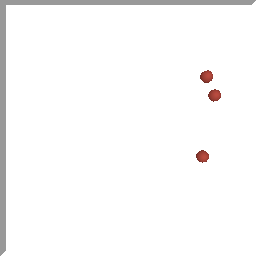

This figure's Python source:
# -*- coding: utf-8 -*-
# This file is code altered from the MIT semantic segmentation repository
# https://github.com/CSAILVision/semantic-segmentation-pytorch

# System libs
import os
import argparse
# Numerical libs
import torch
from tqdm import tqdm
from PIL import Image
# Our libs
from utils.metric import setup_logger
from utils.config import cfg
from utils.dataset import TestDataset
from utils.pose import tensor_to_cv2
from utils.models.lib import user_scattered_collate, async_copy_to
from utils.models.models import ModelBuilder, PerceptualModule
from utils.physics.simulators import PhysicsEngineBuilder
from utils.graphics.renderers import GraphicsEngineBuilder
from data.data_gen import label2BallProps, MASS_VALUES, FRIC_VALUES


def save_output(img, buffer, step, cfg):
    img = tensor_to_cv2(img)
    output_fp = os.path.join(cfg.TEST.result, f'buffer_{buffer}_future_{step}.png')
    Image.fromarray(img).save(output_fp)


def test(perceptual_module, physics_engine, graphics_engine, loader, gpu, cfg):
    perceptual_module.eval()

    max_steps = max(cfg.TEST.prediction_timesteps)

    pbar = tqdm(total=len(loader))
    for buffer_idx, batch_data in enumerate(loader):
        # process data
        batch_data = batch_data[0]

        with torch.no_grad():
            feed_dict = batch_data.copy()
            feed_dict = async_copy_to(feed_dict, gpu)
            predicted_params, intrinsic_params, extrinsic_params = perceptual_module(feed_dict)

        num_balls = len(predicted_params)
        for j in range(num_balls):
            predicted_param_idxs = label2BallProps(predicted_params[j])
            intrinsic_params[j, -2] = MASS_VALUES[predicted_param_idxs[0]]
            intrinsic_params[j, -1] = FRIC_VALUES[predicted_param_idxs[1]]

        physics_engine.start(intrinsic_params, extrinsic_params)
        for step in range(1, max_steps+1):
            # print(step, physics_engine.get_extrinsic_parameters())
            physics_engine.step()
            if step in cfg.TEST.prediction_timesteps:
                img = graphics_engine.get_img()
                save_output(img, buffer_idx, step, cfg)
        physics_engine.stop()

        pbar.update(1)


def main(cfg, gpu):
    torch.cuda.set_device(gpu)

    optical_flow = ModelBuilder.build_optical_flow(cfg.MODEL.optical_flow)
    input_dim = cfg.MODEL.include_images * cfg.DATASET.buffer_size * 3 \
                + cfg.MODEL.include_optical_flow * (cfg.DATASET.buffer_size - 1) * 2
    net_perceptual = ModelBuilder.build_perceptual(arch='resnet18', input_dim=input_dim,
                                                   num_classes=cfg.DATASET.num_classes,
                                                   weights=cfg.MODEL.weights_perceptual)
    crit = torch.nn.CrossEntropyLoss(ignore_index=-1)
    perceptual_module = PerceptualModule(optical_flow, net_perceptual, crit,
                                         buffer_size=cfg.DATASET.buffer_size,
                                         include_images=cfg.MODEL.include_images,
                                         include_optical_flow=cfg.MODEL.include_optical_flow)

    physics_engine = PhysicsEngineBuilder.build_physics_engine(cfg.TEST.physics_engine, cfg)

    graphics_engine = GraphicsEngineBuilder.build_graphics_engine(cfg.TEST.graphics_engine, cfg, physics_engine)

    # Dataset and Loader
    dataset_test = TestDataset(cfg)

    loader_test = torch.utils.data.DataLoader(
        dataset_test,
        batch_size=cfg.TEST.batch_size,
        shuffle=False,
        collate_fn=user_scattered_collate,
        drop_last=True)

    perceptual_module.cuda()

    # Main loop
    test(perceptual_module, physics_engine, graphics_engine, loader_test, gpu, cfg)

    print('Inference done!')


if __name__ == '__main__':
    parser = argparse.ArgumentParser(
        description="PyTorch Visual De-animation Testing"
    )
    parser.add_argument(
        "--imgs",
        required=True,
        type=str,
        help="an image path, or a directory name"
    )
    parser.add_argument(
        "--cfg",
        default="config/predict_friction-farneback-resnet18-pybullet.yaml",
        metavar="FILE",
        help="path to config file",
        type=str,
    )
    parser.add_argument(
        "--gpu",
        default=0,
        type=int,
        help="gpu id for evaluation"
    )
    parser.add_argument(
        "opts",
        help="Modify config options using the command-line",
        default=None,
        nargs=argparse.REMAINDER,
    )
    args = parser.parse_args()

    cfg.merge_from_file(args.cfg)
    cfg.merge_from_list(args.opts)
    # cfg.freeze()

    logger = setup_logger(distributed_rank=0)
    logger.info("Loaded configuration file {}".format(args.cfg))
    logger.info("Running with config:\n{}".format(cfg))

    cfg.MODEL.perceptual = cfg.MODEL.perceptual.lower()

    # absolute paths of model weights
    cfg.MODEL.weights_perceptual = os.path.join(
        cfg.DIR, 'perceptual_' + cfg.TEST.checkpoint)
    assert os.path.exists(cfg.MODEL.weights_perceptual), "checkpoint does not exist!"

    # generate testing image list
    cfg.TEST.list_test = args.imgs
    if not os.path.isdir(cfg.TEST.result):
        os.makedirs(cfg.TEST.result)

    main(cfg, args.gpu)
